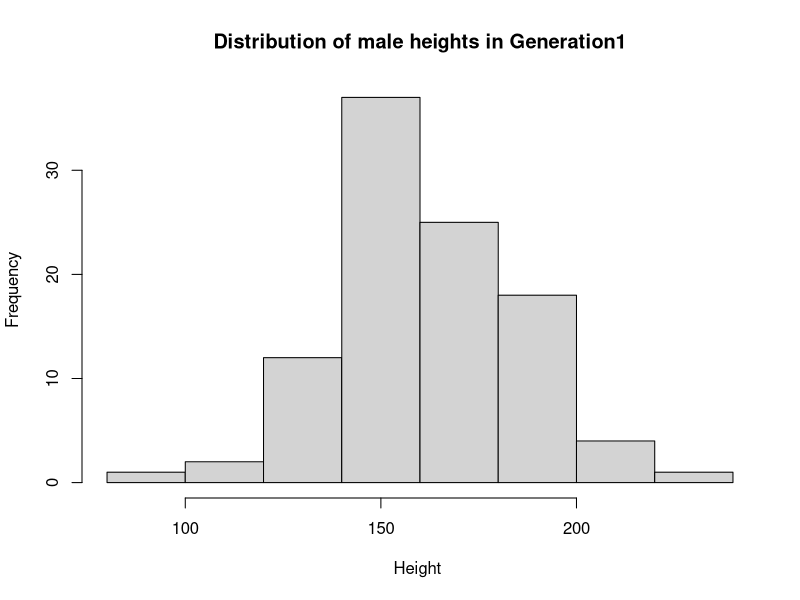
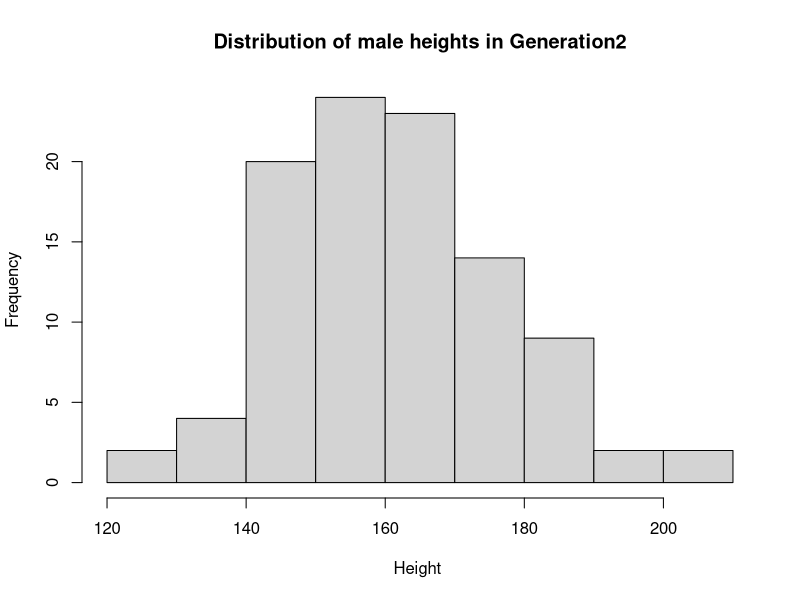
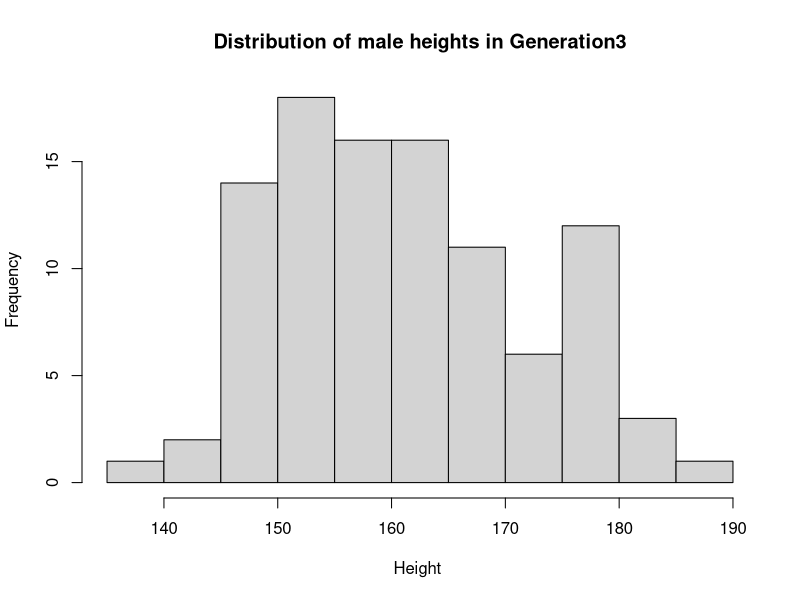
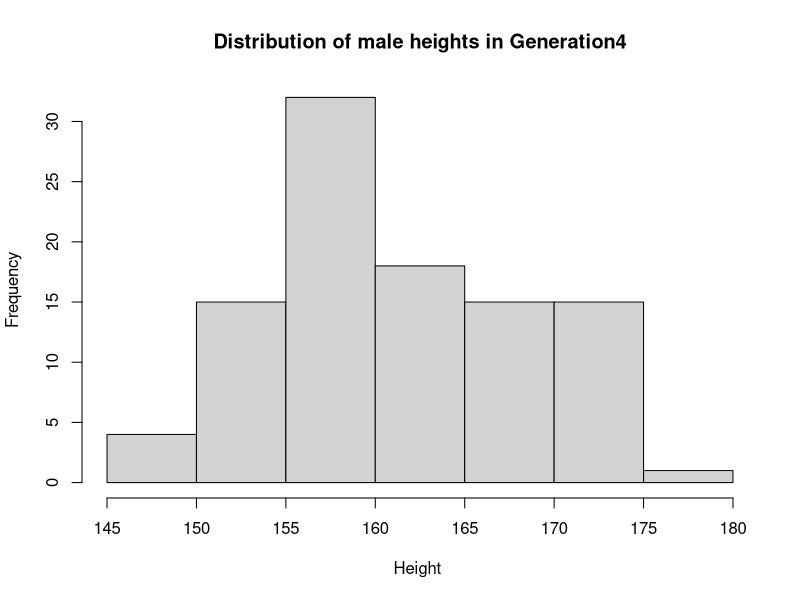
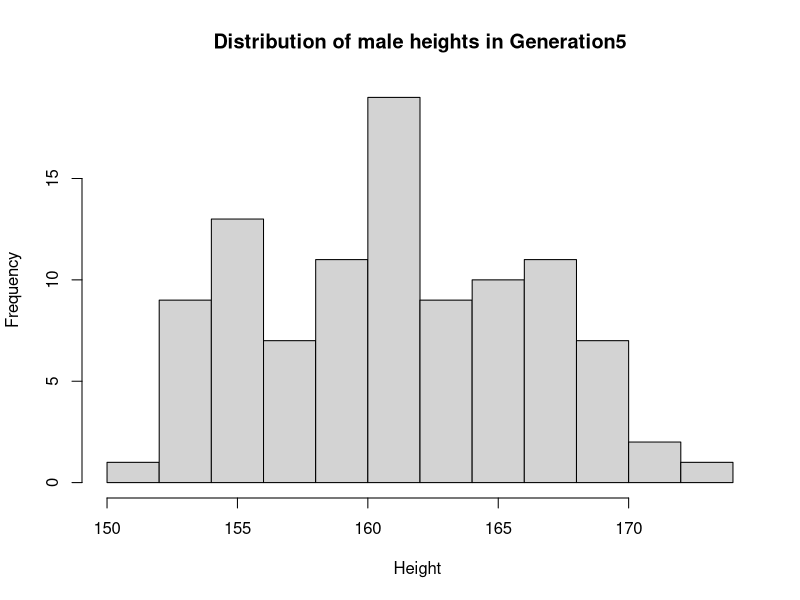
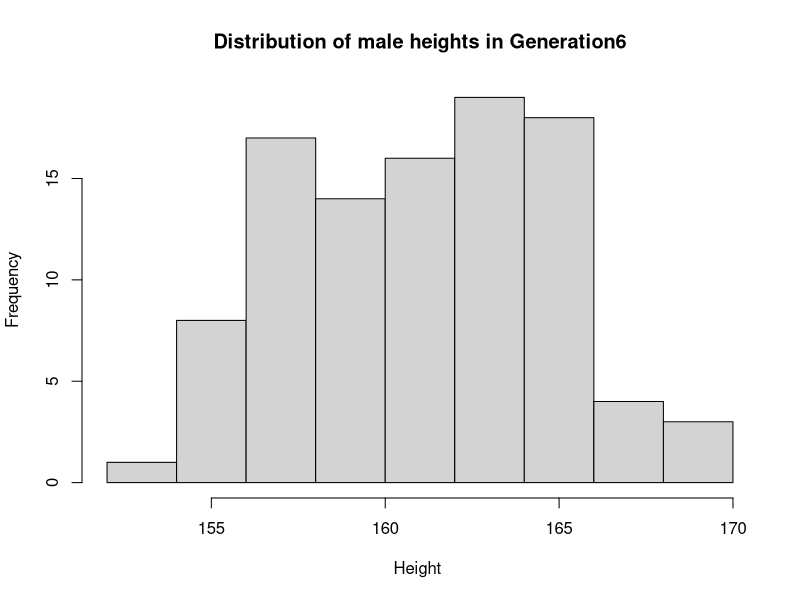
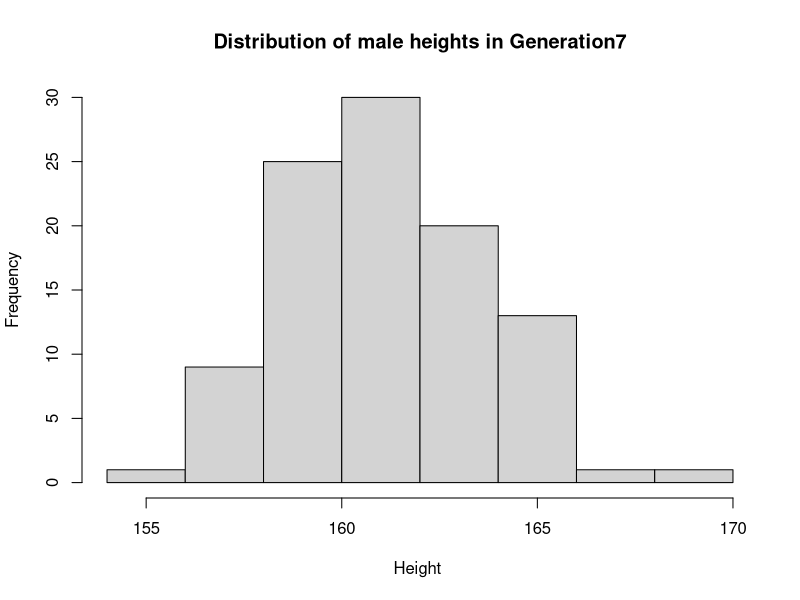
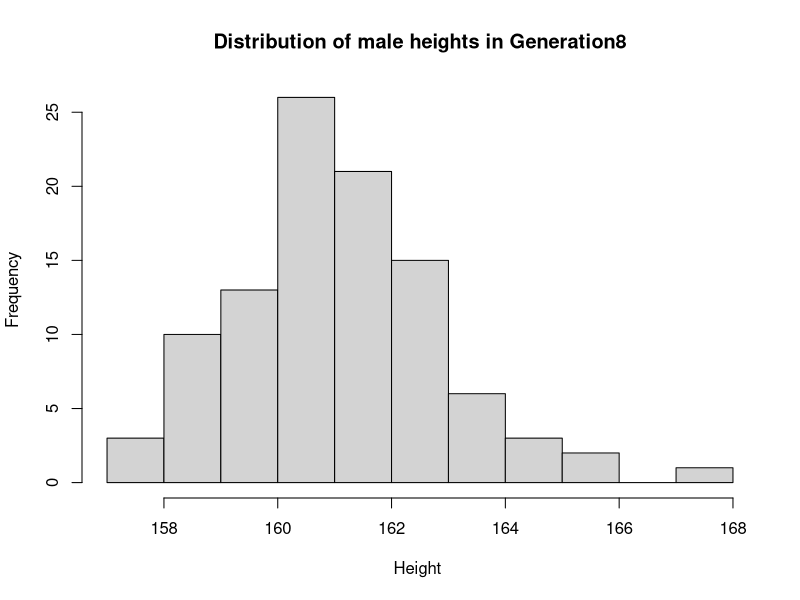

The R source for these figures, in order:
## ---- chunk 1
pop <- data.frame(m = rnorm(100, 160, 20), f = rnorm(100, 160, 20))
## ---- chunk 2
next_gen <- function(pop) {
    pop$m <- sample(pop$m)
    pop$m <- rowMeans(pop)
    pop$f <- pop$m
    pop
}
## ---- chunk 3
pop2 <- list()
pop2[[1]] <- pop
for(i in 1:8){
  gnext <- next_gen(pop2[[i]])
  pop2[[i+1]] <- gnext
}
lapply(1:length(pop2),function(x){
  hist(pop2[[x]]$m, main = paste("Distribution of male heights in Generation",x, sep = ''), xlab = "Height ")
  })
## ---- chunk 4

h <- do.call(rbind, pop2)
h[,"generation"] <- rep(1:9,each = 100)

library(ggplot2)
p <- ggplot(data=h) + geom_point(mapping = aes(x=m, y=f), alpha = 1/10)
p + facet_wrap(~ generation)

## ---- chunk 5
set.seed(20)
# function for bootstrap percentile interval for the mean
boot.mean  <-  function(x,B = 1000) {
  n = length(x)
  #B = 1000
  boot.samples = matrix( sample(x,size=n*B,replace=TRUE), B, n)
  boot.statistics = apply(boot.samples,1,mean)
  btmean <- mean(boot.statistics)
  CI <- quantile(boot.statistics, c(0.025,0.975))
  return( data.frame(mean = btmean, CI.lower=CI[1], CI.upper=CI[2]) )
}

treMean <- list()
crlMean <- list()

for (j in 1:10) {
  n <- 250*j                       # sample size 
  treat <- numeric(n)
  outcome <- numeric(n)
    for (i in seq(n)) {
      treat[i] <- sample(c(0,1),1)   # assign treatment to each patient
      outcome[i] <- rnorm(1,mean = 60,sd = 20)  # assign treatment to each patient
      if (treat[i] == 1) outcome[i] = outcome[i] + 5
    }
  tre <- (outcome[which(treat==1)])
  crl <- (outcome[which(treat==0)])
  
  treMean[[j]] <- boot.mean(tre,1000)
  crlMean[[j]] <- boot.mean(crl,1000)
} 
# add indicator variable and sample size to each group
tre.data <- do.call(rbind, treMean)
tre.data[,'Tre'] <- 1
tre.data[,"samplesize"] <- seq(250, 2500, by = 250)

crl.data <- do.call(rbind, crlMean)
crl.data[,'Tre'] <- 0
crl.data[,"samplesize"] <- seq(250, 2500, by = 250)

#combine together
result <- rbind(tre.data,crl.data)

## ---- chunk 6
makeTransparent = function(..., alpha=0.5) {
  if(alpha<0 | alpha>1) stop("alpha must be between 0 and 1")
  alpha = floor(255*alpha)  
  newColor = col2rgb(col=unlist(list(...)), alpha=FALSE)
  .makeTransparent = function(col, alpha) {
    rgb(red=col[1], green=col[2], blue=col[3], alpha=alpha, maxColorValue=255)
  }
  newColor = apply(newColor, 2, .makeTransparent, alpha=alpha)
  return(newColor)
}

par(new=FALSE)
plot(NULL,
  xlim=c(-1, 1),
  ylim=c(-1, 1),
  xlab="",
  ylab=""
)

polygon(x=c(seq(-0.75, 0.25, length.out=100), seq(0.25, -0.75, length.out=100)),
        y=c(rep(-0.25, 100), rep(0.75, 100)), border=NA, col=makeTransparent('blue',alpha=0.5))
polygon(x=c(seq(-0.25, 0.75, length.out=100), seq(0.75, -0.25, length.out=100)),
        y=c(rep(-0.75, 100), rep(0.25, 100)), border=NA, col=makeTransparent('red',alpha=0.5))
## ---- chunk 7

result$Tre <- factor(result$Tre)
#result$Tre

h <- ggplot(data=result, mapping = aes(x=samplesize, y=mean,group = Tre))
h +
  geom_ribbon(aes(ymin = CI.lower, ymax = CI.upper, fill = Tre)) + ylim(55,70) +
  scale_fill_manual(values=c(makeTransparent('blue',alpha=0.5),makeTransparent('red',alpha=0.5)))+
  geom_line() + theme()
 
